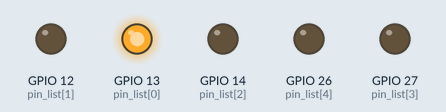
The sketch below on a simulated ESP32. Parts: output pins drawn as LEDs (lit = HIGH).

Above: at 0.12 s.
At 0.62 s:
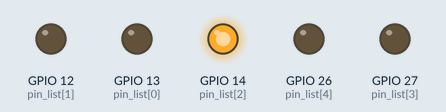
At 0.87 s:
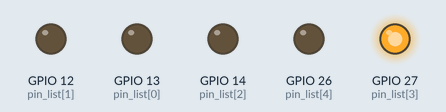
At 1.62 s:
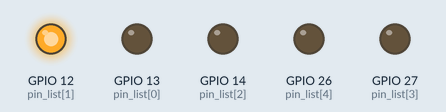
At 2.37 s:
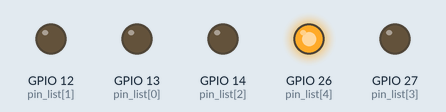
Timing chart, 0 to 3.0 s (numbered marks = the images above):
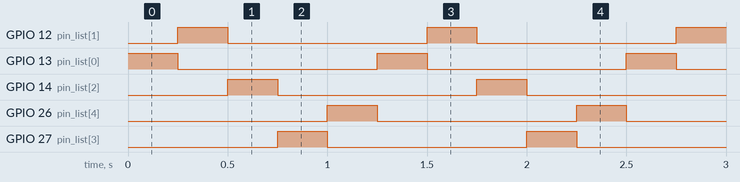

Measured:
- by itself, GPIO 12 (pin_list[1]), GPIO 13 (pin_list[0]), GPIO 14 (pin_list[2]), GPIO 26 (pin_list[4]), GPIO 27 (pin_list[3]): alternates HIGH for 0.25 s and LOW for 1.0 s
- by itself, everything shown: repeats every 1.3 s, in 5 steps

The sketch:

sketch_aug3a.ino
```cpp
int pin_list[5]={13,12,14,27,26};
int num=sizeof(pin_list)/sizeof(pin_list[0]);

void setup()
{
  for(int i=0;i<5;i++)
  {
    pinMode(pin_list[i],OUTPUT);
  }


}

void loop()
{
  /*
  for(int i=0;i<num;i++)
  {
    digitalWrite(pin_list[i],HIGH);
    delay(50);
  }

  for(int i=num;i>=0;i--)
  {
    digitalWrite(pin_list[i],LOW);
    delay(50);
  }
 */
  for(int i=0;i<num;i++)
  {
    digitalWrite(pin_list[i],HIGH);
    if(i>0)
    {
      digitalWrite(pin_list[i-1],LOW);
    }
    else
    digitalWrite(pin_list[num-1],LOW);
    delay(250);
  }


}
```
